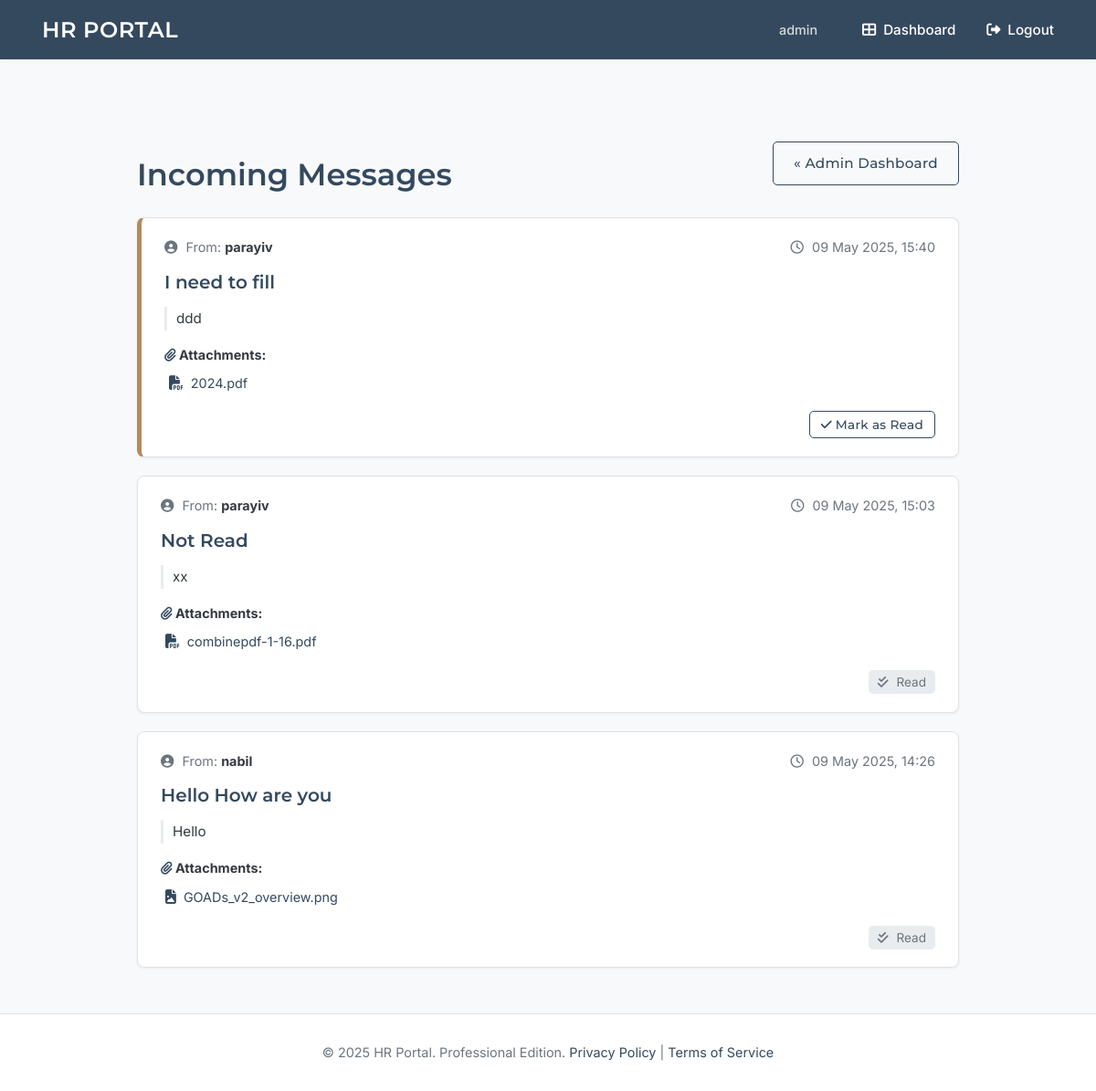
The app's page /admin/messages (signed in), older data.
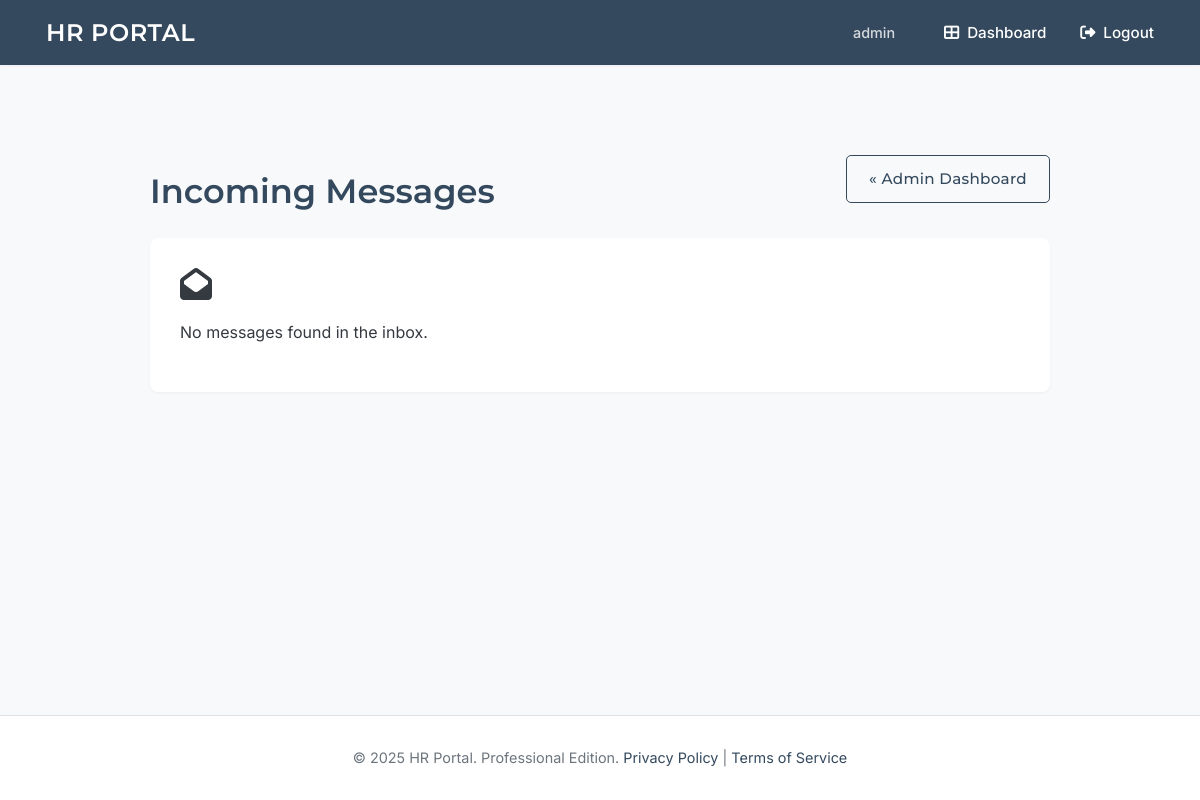
The same page, newer data.
### tables this page shows
CREATE TABLE users (
    id INTEGER PRIMARY KEY AUTOINCREMENT,
    username TEXT UNIQUE NOT NULL,
    password_hash TEXT NOT NULL,
    is_admin BOOLEAN NOT NULL DEFAULT 0,
    full_name TEXT,             -- NEW
    gender TEXT,                -- NEW (e.g., 'male', 'female', 'other', 'prefer_not_to_say')
    department TEXT             -- NEW
);

CREATE TABLE messages (
    id INTEGER PRIMARY KEY AUTOINCREMENT,
    sender_id INTEGER NOT NULL,
    recipient_id INTEGER, -- Can be NULL if it's a general message to all admins
    subject TEXT NOT NULL,
    body TEXT NOT NULL,
    timestamp DATETIME DEFAULT CURRENT_TIMESTAMP,
    is_read BOOLEAN NOT NULL DEFAULT 0,
    FOREIGN KEY (sender_id) REFERENCES users (id)
    -- FOREIGN KEY (recipient_id) REFERENCES users (id) -- if direct to specific admin
);

CREATE TABLE attachments (
    id INTEGER PRIMARY KEY AUTOINCREMENT,
    message_id INTEGER NOT NULL,
    original_filename TEXT NOT NULL, -- Original name for display
    stored_filename TEXT NOT NULL UNIQUE, -- Secured, unique name on disk
    uploaded_at DATETIME DEFAULT CURRENT_TIMESTAMP,
    FOREIGN KEY (message_id) REFERENCES messages (id) ON DELETE CASCADE -- If message is deleted, delete attachments
);

### app.py (the view)
@app.route('/admin/messages')
@login_required
@admin_required
def admin_view_messages():
    db = get_db()
    messages_raw = db.execute("SELECT m.id, m.subject, m.body, m.timestamp, m.is_read, u.username as sender_username FROM messages m JOIN users u ON m.sender_id = u.id ORDER BY m.timestamp DESC").fetchall()
    processed_messages = []
    for row in messages_raw:
        item = dict(row); ts_val = item.get('timestamp')
        if isinstance(ts_val, datetime): item['timestamp'] = ts_val
        elif isinstance(ts_val, (str,bytes)): item['timestamp'] = convert_datetime_iso(ts_val if isinstance(ts_val, bytes) else ts_val.encode())
        else: item['timestamp'] = None
        item['attachments'] = db.execute('SELECT id, original_filename, stored_filename FROM attachments WHERE message_id = ?', (item['id'],)).fetchall()
        processed_messages.append(item)
    return render_template('admin_view_messages.html', messages=processed_messages)

### app.py (called while the page is built)
def get_db():
    if 'db' not in g:
        try:
            os.makedirs(app.instance_path, exist_ok=True)
            os.makedirs(app.config['UPLOAD_FOLDER'], exist_ok=True)
            os.makedirs(app.config['PAYSLIP_UPLOAD_FOLDER'], exist_ok=True)
        except OSError as e:
            app.logger.error(f"Error creating instance/upload paths: {e}")
        g.db = sqlite3.connect(app.config['DATABASE'], detect_types=sqlite3.PARSE_DECLTYPES)
        g.db.row_factory = sqlite3.Row
    return g.db

def convert_datetime_iso(val):
    if not val: return None
    val_str = val.decode()
    try: return datetime.fromisoformat(val_str)
    except (ValueError, AttributeError):
        try: return datetime.strptime(val_str, "%Y-%m-%d %H:%M:%S.%f")
        except (ValueError, AttributeError):
            try: return datetime.strptime(val_str, "%Y-%m-%d %H:%M:%S")
            except (ValueError, AttributeError): app.logger.warning(f"Could not parse datetime: {val_str}"); return None

def login_required(view):
    @wraps(view)
    def wrapped_view(**kwargs):
        if getattr(g, 'user', None) is None:
            flash('Please log in to access this page.', 'error'); return redirect(url_for('login', next=request.url))
        return view(**kwargs)
    return wrapped_view

def admin_required(view):
    @wraps(view)
    def wrapped_view(**kwargs):
        current_user = getattr(g, 'user', None)
        if not current_user or not current_user['is_admin']:
            flash('You do not have permission to access this page.', 'error'); return redirect(url_for('dashboard'))
        return view(**kwargs)
    return wrapped_view

@app.before_request
def load_logged_in_user():
    user_id = session.get('user_id'); g.user = None
    if user_id is not None:
        db = get_db()
        g.user = db.execute('SELECT id, username, is_admin, full_name, gender, department FROM users WHERE id = ?', (user_id,)).fetchone()

@app.context_processor
def inject_now(): return {'now': datetime.utcnow()}

@app.template_filter()
@pass_eval_context
def nl2br(eval_ctx, value):
    if not value: return ""
    br = Markup("<br>\n"); str_value = str(value) if not isinstance(value, str) else value
    processed_value = str_value
    if eval_ctx.autoescape: processed_value = escape(str_value)
    result = processed_value.replace('\n', br)
    return Markup(result)

### templates/admin_view_messages.html (shortened to what this page needs)
{% extends 'base.html' %}
{% block content %}
<div class="admin-messages-container">
    <header class="panel-header" style="display:flex; justify-content:space-between; align-items:center; margin-bottom:20px;">
        <h1 class="page-title" style="margin-bottom:0;">Incoming Messages</h1>
        <a href="{{ url_for('dashboard') }}" class="btn btn-sm btn-outline-primary">« Admin Dashboard</a>
    </header>
    {% if messages %}
        <ul class="messages-list">
            {% for message in messages %}
            <li class="message-item {% if not message.is_read %}message-unread{% endif %}">
                <div class="message-header">
                    <span class="sender-info">
                        <i class="fas fa-user-circle"></i> From: <strong>{{ message.sender_username }}</strong>
                    </span>
                    <span class="timestamp">
                        <i class="far fa-clock"></i>
                        {% if message.timestamp %}{{ message.timestamp.strftime('%d %b %Y, %H:%M') }}{% else %}N/A{% endif %}
                    </span>
                </div>
                <h3 class="message-subject">{{ message.subject }}</h3>
                <div class="message-body">
                    {{ message.body|nl2br }}
                </div>
                {% if message.attachments %}
                <div class="message-attachments">
                    <strong><i class="fas fa-paperclip"></i> Attachments:</strong>
                    <ul>
                        {% for att in message.attachments %}
                        <li>
                            <a href="{{ url_for('uploaded_file', filename=att.stored_filename) }}" target="_blank">
                                <i class="fas {% if att.original_filename.endswith('.pdf') %}fa-file-pdf{% elif att.original_filename.endswith(('.png', '.jpg', '.jpeg', '.gif')) %}fa-file-image{% elif att.original_filename.endswith(('.doc', '.docx')) %}fa-file-word{% elif att.original_filename.endswith(('.xls', '.xlsx')) %}fa-file-excel{% else %}fa-file-alt{% endif %}"></i>
                                {{ att.original_filename }}
                            </a>
                        </li>
                        {% endfor %}
                    </ul>
                </div>
                {% endif %}
                <div class="message-actions">
                    {% if not message.is_read %}
                    <form method="post" action="{{ url_for('admin_mark_message_read', message_id=message.id) }}" style="display:inline;">
                        <button type="submit" class="btn btn-sm btn-outline-primary"><i class="fas fa-check"></i> Mark as Read</button>
                    </form>
                    {% else %}
                    <span class="status-tag status-read"><i class="fas fa-check-double"></i> Read</span>
                    {% endif %}
                </div>
            </li>
            {% endfor %}
        </ul>
    {% else %}
        <div class="panel-empty-state" style="background-color: var(--card-bg); padding: 30px; border-radius: var(--border-radius-md); box-shadow: var(--shadow-sm);">
            <i class="fas fa-envelope-open fa-2x"></i>
            <p>No messages found in the inbox.</p>
        </div>
    {% endif %}
</div>
{% endblock %}

### templates/base.html (shortened to what this page needs)
<!doctype html>
<html lang="en">
<head>
    <link rel="stylesheet" href="https://cdnjs.cloudflare.com/ajax/libs/font-awesome/6.4.0/css/all.min.css">
    <link rel="stylesheet" href="https://cdn.jsdelivr.net/npm/flatpickr/dist/flatpickr.min.css">
</head>
<body>
    <nav class="navbar">
        <a href="{{ url_for('index') }}" class="site-title">HR PORTAL</a>
        <div class="right">
            {% if g.user %}
                <span>{{ g.user.username }}</span>
                <a href="{{ url_for('dashboard') }}"><i class="fas fa-th-large fa-fw"></i> Dashboard</a>
                <a href="{{ url_for('logout') }}"><i class="fas fa-sign-out-alt fa-fw"></i> Logout</a>
            {% else %}
                <a href="{{ url_for('login') }}"><i class="fas fa-sign-in-alt fa-fw"></i> Login</a>
                <a href="{{ url_for('register') }}"><i class="fas fa-user-plus fa-fw"></i> Register</a>
            {% endif %}
        </div>
    </nav>
    <main class="container">
        {% block content %}{% endblock %}
    </main>
    <footer>
        © {{ now.year if now else '2024' }} HR Portal. Professional Edition.
        <a href="#">Privacy Policy</a> | <a href="#">Terms of Service</a>
    </footer>
</body>
</html>

### templates/base.html (style rules this page uses)
:root { --primary-color: #34495e; --secondary-color: #b28c5e; --accent-color: #48a9a6; --background-color: #f8f9fa; --card-bg: #ffffff; --text-color-dark: #343a40; --text-color-headings: var(--primary-color); --text-color-light: #6c757d; --border-color: #dee2e6; --border-radius-md: 8px; --border-radius-sm: 5px; --shadow-sm: 0 1px 3px rgba(0, 0, 0, 0.05); --shadow-md: 0 4px 10px rgba(0, 0, 0, 0.07); --font-family-headings: 'Montserrat', sans-serif; --font-family-body: 'Inter', sans-serif; }
*, *::before, *::after { box-sizing: border-box; }
body { font-family: var(--font-family-body); font-weight: 400; margin: 0; background-color: var(--background-color); color: var(--text-color-dark); line-height: 1.65; display: flex; flex-direction: column; min-height: 100vh; }
.navbar { background-color: var(--primary-color); padding: 0 30px; box-shadow: var(--shadow-sm); display: flex; justify-content: space-between; align-items: center; height: 65px; position: sticky; top: 0; z-index: 1000; }
.navbar a, .navbar span { color: #ffffff; padding: 10px 16px; text-decoration: none; font-size: 0.95em; font-weight: 500; transition: background-color 0.2s; display: inline-flex; align-items: center; }
.navbar .site-title { font-family: var(--font-family-headings); font-weight: 600; font-size: 1.5em; letter-spacing: 0.5px; }
.navbar .right { display: flex; align-items: center; }
.navbar .right span { margin-right: 15px; font-size: 0.9em; opacity: 0.8; }
.navbar .right a i { margin-right: 6px; }
.container { width: 100%; margin: 30px auto; padding: 0 20px; flex-grow: 1; }
.page-title { font-family: var(--font-family-headings); font-weight: 600; font-size: 2.1em; color: var(--text-color-headings); margin-bottom: 10px; }
.btn { display: inline-block; background-color: var(--primary-color); color: white; padding: 10px 22px; border: 1px solid var(--primary-color); border-radius: var(--border-radius-sm); text-decoration: none; font-size: 0.95em; font-weight: 500; font-family: var(--font-family-headings); letter-spacing: 0.3px; cursor: pointer; text-align: center; vertical-align: middle; transition: background-color 0.2s, border-color 0.2s, color 0.2s, transform 0.1s; }
.btn-outline-primary { background-color: transparent; color: var(--primary-color); border: 1px solid var(--primary-color); }
footer { text-align: center; padding: 30px 20px; background-color: var(--card-bg); color: var(--text-color-light); margin-top: auto; font-size: 0.9em; border-top: 1px solid var(--border-color); }
footer a { color: var(--primary-color); text-decoration: none; }

### templates/admin_view_messages.html (style rules this page uses)
.admin-messages-container { max-width: 900px; margin: 20px auto; }

Row changes from the older to the newer data that the page shows:
removed messages: sender_username "parayiv", timestamp "09 May 2025, 15:40", subject "I need to fill", body "ddd", is_read False (drawn)
removed attachments: original_filename "2024.pdf", shown under "parayiv"
removed messages: sender_username "parayiv", timestamp "09 May 2025, 15:03", subject "Not Read", body "xx", is_read True (drawn)
removed attachments: original_filename "combinepdf-1-16.pdf", shown under "parayiv"
removed messages: sender_username "nabil", timestamp "09 May 2025, 14:26", subject "Hello How are you", body "Hello", is_read True (drawn)
removed attachments: original_filename "GOADs_v2_overview.png", shown under "nabil"
Text that changed along with them:
text now shown: "No messages found in the inbox."
